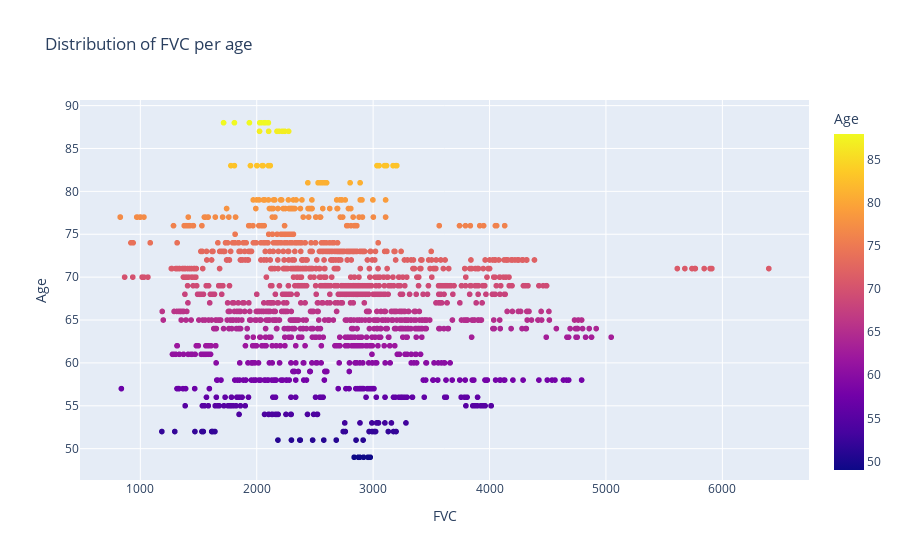
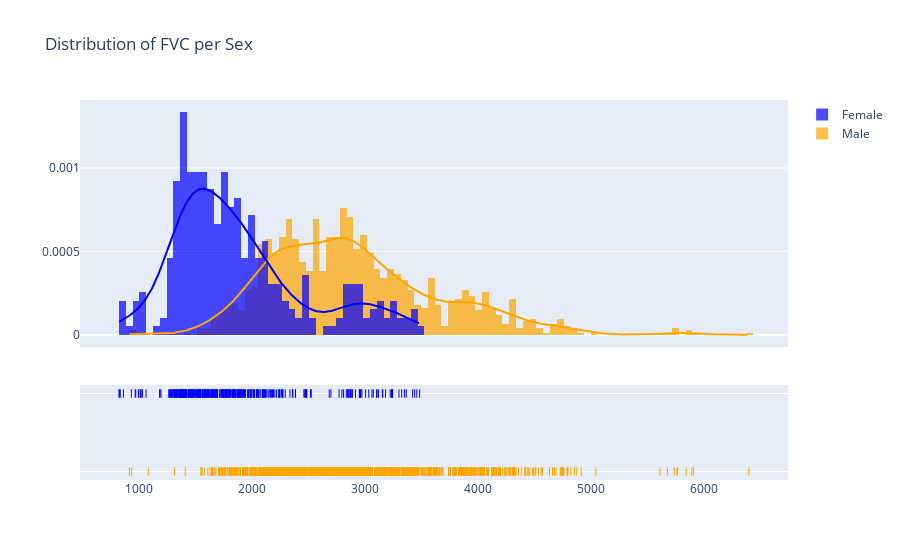

Source (notebook cell) for these figures, in order:
### Code cell
def plot_capacity_type_per_age(data_df, capacity_type='FVC'):
    '''Plots the capacity type per age
       :param data_df: data dataframe which corresponds with the format of the train and test dataset
       '''
    fig = px.scatter(train_df, x=capacity_type, y="Age", color='Age', title=f'Distribution of {capacity_type} per age')
    fig.show()

def plot_capacity_type_per_sex(data_df, capacity_type='FVC'):
    '''Plots the fvc per sex
       :param data_df: data dataframe which corresponds with the format of the train and test dataset
       '''
    hist_data = [data_df.groupby('Sex').get_group('Male')[capacity_type],
                 data_df.groupby('Sex').get_group('Female')[capacity_type]]
    
    group_labels = ['Male', 'Female']
    colors = ['orange', 'blue']

    fig = ff.create_distplot(hist_data, group_labels, colors=colors,bin_size=60, show_curve=True)

    fig.update(layout_title_text=f'Distribution of {capacity_type} per Sex')
    fig.show()
    
def plot_capacity_type_per_smoking_status(data_df, capacity_type='FVC'):
    '''Plots the capacity type per smoking status
       :param data_df: data dataframe which corresponds with the format of the train and test dataset
       '''
    hist_data = [data_df.groupby('SmokingStatus').get_group('Ex-smoker')[capacity_type],
                 data_df.groupby('SmokingStatus').get_group('Never smoked')[capacity_type],
                 data_df.groupby('SmokingStatus').get_group('Currently smokes')[capacity_type]]

    group_labels = ['Ex-Smokers', 'Never Smoked', 'Current Smokers']
    colors = ['purple', 'green', 'orange']

    fig = ff.create_distplot(hist_data, group_labels, colors=colors,bin_size=60, show_curve=True)

    fig.update(layout_title_text=f'Distribution of {capacity_type} per Smoking Status')
    fig.show()

def plot_capacity_type_per_weeks_over_smoking_status(data_df, capacity_type='FVC'):
    '''Plots the capacity type over weeks
       :param data_df: data dataframe which corresponds with the format of the train and test dataset
    '''
    fig = px.scatter(data_df, x="Weeks", y=capacity_type, color="SmokingStatus", hover_name="SmokingStatus",
                    title=f'Evolution of {capacity_type} per week by Smoking Status')
    fig.show()

plot_capacity_type_per_age(train_df, 'FVC')
plot_capacity_type_per_sex(train_df, 'FVC')

### Figure 1 — Plotly figure (JSON) as saved in the notebook; plotly's stock layout.template omitted (floating-point values rounded to 4 significant figures; data arrays with more than 128 entries replaced by an {"elided": "..."} marker saying what was removed)
{"data": [{"hovertemplate": "FVC=%{x}<br>Age=%{marker.color}<extra></extra>", "legendgroup": "", "marker": {"color": {"elided": "1549 int values"}, "coloraxis": "coloraxis", "symbol": "circle"}, "mode": "markers", "name": "", "showlegend": false, "type": "scattergl", "x": {"elided": "1549 int values"}, "xaxis": "x", "y": {"elided": "1549 int values"}, "yaxis": "y"}], "layout": {"coloraxis": {"colorbar": {"title": {"text": "Age"}}, "colorscale": [[0, "#0d0887"], [0.1111, "#46039f"], [0.2222, "#7201a8"], [0.3333, "#9c179e"], [0.4444, "#bd3786"], [0.5556, "#d8576b"], [0.6667, "#ed7953"], [0.7778, "#fb9f3a"], [0.8889, "#fdca26"], [1, "#f0f921"]]}, "legend": {"tracegroupgap": 0}, "title": {"text": "Distribution of FVC per age"}, "xaxis": {"anchor": "y", "domain": [0, 1], "title": {"text": "FVC"}}, "yaxis": {"anchor": "x", "domain": [0, 1], "title": {"text": "Age"}}}}

### Figure 2 — Plotly figure (JSON) as saved in the notebook; plotly's stock layout.template omitted (floating-point values rounded to 4 significant figures; data arrays with more than 128 entries replaced by an {"elided": "..."} marker saying what was removed)
{"data": [{"autobinx": false, "histnorm": "probability density", "legendgroup": "Male", "marker": {"color": "orange"}, "name": "Male", "opacity": 0.7, "type": "histogram", "x": {"elided": "1224 int values"}, "xaxis": "x", "xbins": {"end": 6399, "size": 60, "start": 919}, "yaxis": "y"}, {"autobinx": false, "histnorm": "probability density", "legendgroup": "Female", "marker": {"color": "blue"}, "name": "Female", "opacity": 0.7, "type": "histogram", "x": {"elided": "325 int values"}, "xaxis": "x", "xbins": {"end": 3486, "size": 60, "start": 827}, "yaxis": "y"}, {"legendgroup": "Male", "marker": {"color": "orange"}, "mode": "lines", "name": "Male", "showlegend": false, "type": "scatter", "x": {"elided": "500 float values"}, "xaxis": "x", "y": {"elided": "500 float values"}, "yaxis": "y"}, {"legendgroup": "Female", "marker": {"color": "blue"}, "mode": "lines", "name": "Female", "showlegend": false, "type": "scatter", "x": {"elided": "500 float values"}, "xaxis": "x", "y": {"elided": "500 float values"}, "yaxis": "y"}, {"legendgroup": "Male", "marker": {"color": "orange", "symbol": "line-ns-open"}, "mode": "markers", "name": "Male", "showlegend": false, "type": "scatter", "x": {"elided": "1224 int values"}, "xaxis": "x", "y": {"elided": "1224 str values"}, "yaxis": "y2"}, {"legendgroup": "Female", "marker": {"color": "blue", "symbol": "line-ns-open"}, "mode": "markers", "name": "Female", "showlegend": false, "type": "scatter", "x": {"elided": "325 int values"}, "xaxis": "x", "y": {"elided": "325 str values"}, "yaxis": "y2"}], "layout": {"barmode": "overlay", "hovermode": "closest", "legend": {"traceorder": "reversed"}, "title": {"text": "Distribution of FVC per Sex"}, "xaxis": {"anchor": "y2", "domain": [0, 1], "zeroline": false}, "yaxis": {"anchor": "free", "domain": [0.35, 1], "position": 0}, "yaxis2": {"anchor": "x", "domain": [0, 0.25], "dtick": 1, "showticklabels": false}}}
